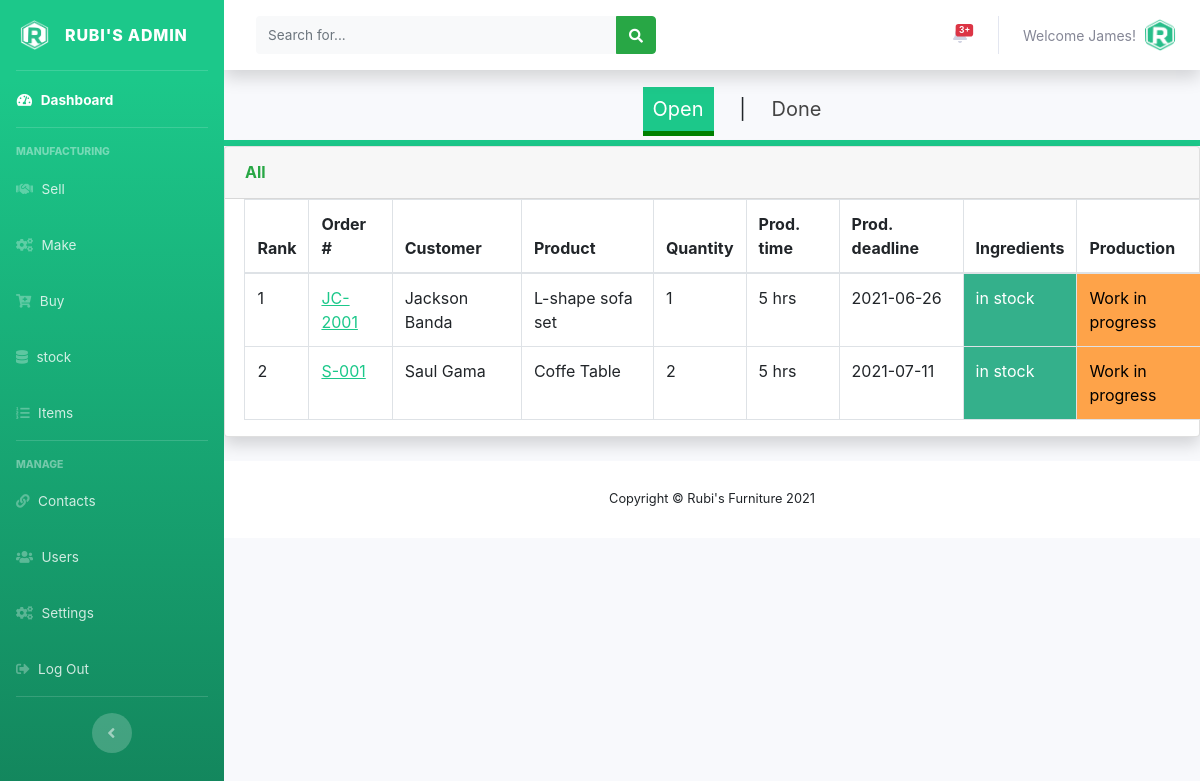
Before: /admin/makeorders.php (signed in) with the older database file.
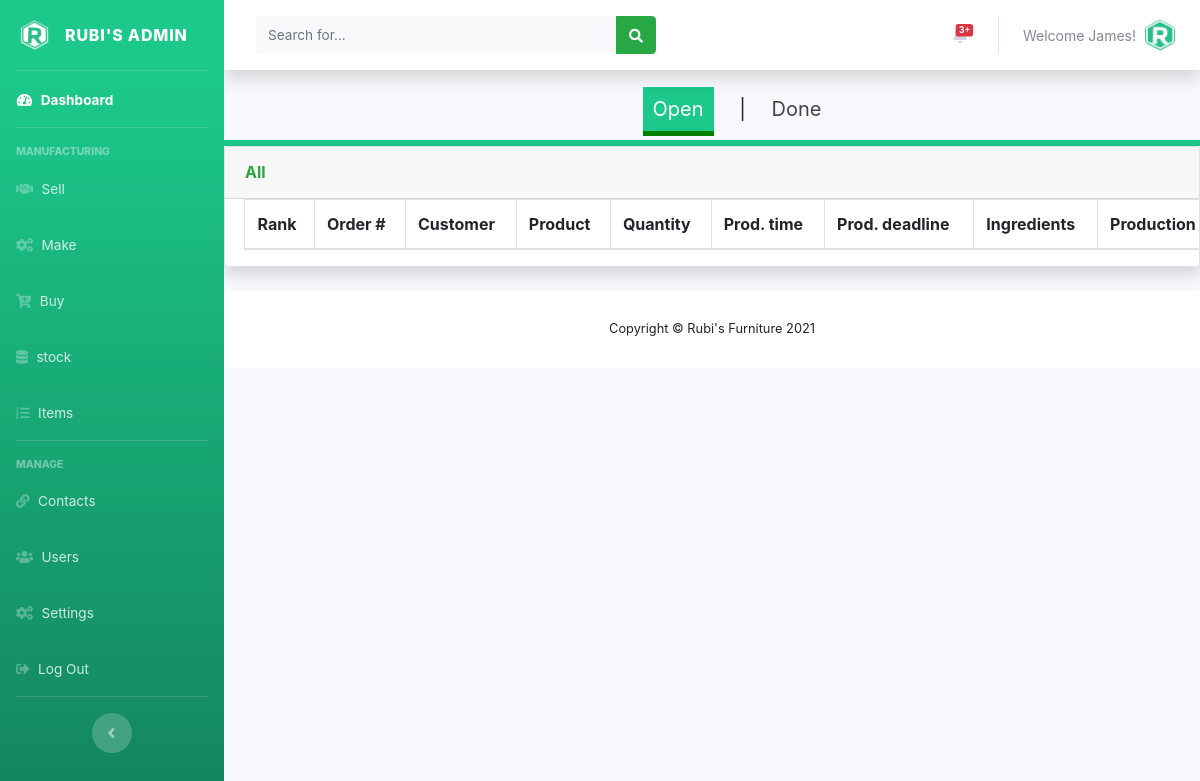
After: the same page with the newer database file.
### tables this page shows
CREATE TABLE IF NOT EXISTS `users` (
  `user_id` int(11) NOT NULL AUTO_INCREMENT,
  `full_name` varchar(150) NOT NULL,
  `user_name` varchar(120) NOT NULL,
  `user_password` varchar(250) NOT NULL,
  `email` varchar(120) NOT NULL,
  `role` int(10) NOT NULL,
  `user_status` int(11) NOT NULL DEFAULT '0',
  `date_created` timestamp NOT NULL DEFAULT CURRENT_TIMESTAMP,
  PRIMARY KEY (`user_id`),
  KEY `role` (`role`)
);

CREATE TABLE IF NOT EXISTS `tbl_sales_orders` (
  `id` int(11) NOT NULL AUTO_INCREMENT,
  `order_number` varchar(150) NOT NULL,
  `item` int(11) NOT NULL,
  `order_quantity` int(10) NOT NULL,
  `customer_name` varchar(150) NOT NULL,
  `total_amount` int(11) NOT NULL,
  `delivery_deadline` date DEFAULT NULL,
  `order_status` int(11) NOT NULL DEFAULT '0',
  `make_status` int(10) NOT NULL DEFAULT '0',
  `order_priority` int(11) NOT NULL DEFAULT '0',
  PRIMARY KEY (`id`)
);

CREATE TABLE IF NOT EXISTS `tbl_items` (
  `id` int(11) NOT NULL AUTO_INCREMENT,
  `item_name` varchar(150) NOT NULL,
  `variant_code` varchar(150) NOT NULL,
  `category` int(11) NOT NULL DEFAULT '0',
  `item_materials` varchar(150) NOT NULL,
  `item_operations` varchar(150) NOT NULL,
  `item_resources` varchar(150) NOT NULL,
  `default_sales_price` int(11) NOT NULL,
  `date_created` timestamp NOT NULL DEFAULT CURRENT_TIMESTAMP,
  PRIMARY KEY (`id`)
);

### admin/makeorders.php (the view, shortened to what the changed rows need)
<?php
include('../includes/config.php');
if (empty($_SESSION['user_id'])){
  header('Location: ../index.php');
}
else{
  include('includes/header.php');
  include('includes/topbar.php');
  ?>
  <div class="card shadow mb-4">
    <div class="table-responsive">
      <?php
      $sql = "SELECT tbl_sales_orders.*, tbl_items.item_name, tbl_items.item_materials, tbl_items.item_operations, tbl_stock.in_stock, tbl_stock.expected_date FROM tbl_sales_orders INNER JOIN tbl_stock ON tbl_sales_orders.item = tbl_stock.item_name INNER JOIN tbl_items ON tbl_sales_orders.item = tbl_items.id WHERE tbl_sales_orders.order_status = 1 AND (tbl_sales_orders.make_status = 1 OR tbl_sales_orders.make_status = 2)";
      $querry=$dbconn->prepare($sql);
      $querry->execute();
      $rows = $querry->fetchAll(PDO::FETCH_OBJ);
      $count = $querry->rowCount();
      $cnt = 1;?>
      <table class="table table-bordered" id="dataTable" width="120%" cellspacing="0">
        <thead>
          <tr>
            <th>Rank</th>
            <th>Order #</th>
            <th>Customer</th>
            <th>Product</th>
            <th>Quantity</th>
            <th>Prod. time</th>
            <th>Prod. deadline</th>
            <th>Ingredients</th>
            <th>Production</th>
          </tr>
        </thead>
        <tbody>
          <?php if($count > 0)
          {
            foreach($rows as $row) {
              $make_status =  $row->make_status;
              $order_id = $row->id;
              $d_deadline = $row->delivery_deadline;
              ?>
              <tr>
                <td><?php echo($cnt);?></td>
                <td><a href="orderdetails.php?order_id=<?php echo($order_id);?>" class="prod" style="color: #1cc88a;"><?php echo htmlentities($row->order_number);?></a></td>
                <td><?php echo htmlentities($row->customer_name);?></td>
                <td><?php echo htmlentities($row->item_name);?></td>
                <td><?php echo htmlentities($row->order_quantity);?></td>
                <?php
                $required_operations = unserialize($row->item_operations);
                $production_period = 0;
                foreach ($required_operations as $operations) {
                  $sql = "SELECT time_taken FROM tbl_operations WHERE id = $operations";
                  $querry=$dbconn->prepare($sql);
                  $querry->execute();
                  $rows = $querry->fetchAll(PDO::FETCH_OBJ);
                  $count = $querry->rowCount();
                  if($count > 0)
                  {
                    foreach($rows as $row) {
                      $production_period += $row->time_taken;
                    }
                  }
                }?>
                <td><?php echo htmlentities($production_period." hrs");?></td>
                <td><?php echo htmlentities($d_deadline);?></td>
                <?php
                $any_stock_out = 'False';
                if($any_stock_out == 'False'){?>
                  <td style="background-color: #34b08b; color: #fff"> in stock </td>
                <?php  }
                   ?>
                  <?php if($make_status == 1){?>
                    <td style="background-color: #bfbfbf; color:#000">Not started</td>
                  <?php  }
                  else if($make_status == 2){?>
                    <td style="background-color: #fea349; color: #000">Work in progress</td>
                  <?php  }
                  else{ ?>
                    <td style="background-color: #34b08b; color: #fff">Done</td>
                  <?php  }?>
                </tr>
                <?php $cnt++;}}?>
              </tbody>
            </table>
          </div>
        </div>
        <?php
        include('includes/footer.php');
      }?>

### admin/includes/topbar.php (shortened to what the changed rows need)
<div id="content-wrapper" class="d-flex flex-column">
  <div id="content">
    <nav class="navbar navbar-expand navbar-light bg-white topbar mb-4 static-top shadow">
    <ul class="navbar-nav ml-auto">
<li class="nav-item dropdown no-arrow">
  <a class="nav-link dropdown-toggle" href="#" id="userDropdown" role="button"
  data-toggle="dropdown" aria-haspopup="true" aria-expanded="false">
  <?php
  $staff_id = $_SESSION['user_id'];
  $sql = "SELECT user_name FROM users WHERE user_id = :staff_id";
  $querry=$dbconn->prepare($sql);
  $querry->bindParam(':staff_id', $staff_id, PDO::PARAM_INT);
  $querry->execute();
  $rows = $querry->fetchAll(PDO::FETCH_ASSOC);
  $count = $querry->rowCount();
  if($count > 0)
  {
    foreach($rows as $row) {?>
      <span class="mr-2 d-none d-lg-inline text-gray-600 small"><?php echo htmlentities('Welcome'."  ".$row['user_name'].'!') ?></span>
    <?php }
  }?>
  <img class="img-profile rounded-circle"
  src="../assets/img/logo/rubi_icon.png">
</a>
</li>
</ul>
</nav>

Changed rows visible on the page:
no longer on this page (row edited): tbl_sales_orders: order_number "JC-2001", customer_name "Jackson Banda", tbl_items.item_name "L-shape sofa set", order_quantity "1", production_period "5 hrs", delivery_deadline "2021-06-26", make_status "Work in progress"
no longer on this page (row edited): tbl_sales_orders: order_number "S-001", customer_name "Saul Gama", tbl_items.item_name "Coffe Table", order_quantity "2", production_period "5 hrs", delivery_deadline "2021-07-11", make_status "Work in progress"
